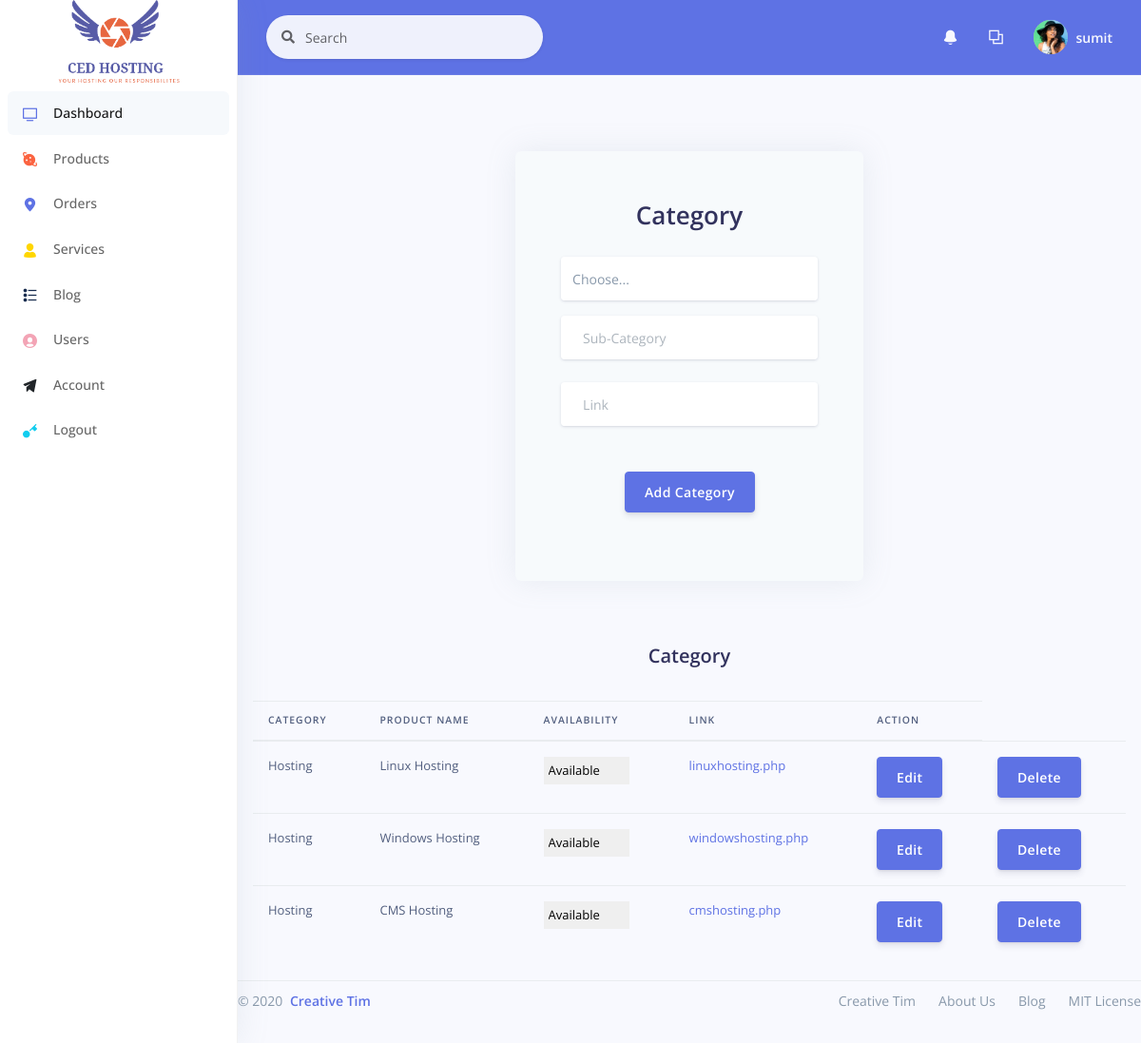
/Admin/category.php (signed in), run on the app's committed database.
### tables this page shows
CREATE TABLE `tbl_product` (
  `id` int(11) NOT NULL,
  `prod_parent_id` int(11) NOT NULL,
  `prod_name` varchar(100) NOT NULL,
  `html` longtext DEFAULT NULL,
  `prod_available` tinyint(1) NOT NULL DEFAULT 1,
  `prod_launch_date` datetime NOT NULL DEFAULT current_timestamp()
);

### class/DbClass.php (called while the page is built, shortened)
<?php
class DB
{
    public function connect($host, $user, $pass, $dtb)
    {
        return $this->conn = mysqli_connect($host, $user, $pass, $dtb) or die('Could Not Connect.');
    }
}

### class/product_class.php (called while the page is built, shortened)
<?php
class Product extends DB
{
    public function Category_name()
    {
        $sql = 'SELECT * FROM tbl_product WHERE `id`=1';
        $result = $this->conn->query($sql);
        if (mysqli_num_rows($result) > 0) {
            return $result;
        }
    }
    public function getdata()
    {
        $sql = "SELECT * FROM tbl_product WHERE `prod_parent_id`=0";
        $result = $this->conn->query($sql);
        if (mysqli_num_rows($result) > 0) {
            return $result;
        }
    }
    public function match_category($category)
    {
        $sql = "SELECT * FROM tbl_product WHERE `prod_parent_id`=$category";
        $result = $this->conn->query($sql);
        if (mysqli_num_rows($result) > 0) {
            return $result;
        }
    }
}

### Admin/category.php (the view, shortened to what this page needs)
<?php
require '../class/DbClass.php';
require '../class/product_class.php';
$db = new Product();
$db->connect('localhost', 'root', '', 'CedHosting');
$sql2 = $db->Category_name();
require 'AdminHeader.php';
?>
<div class="container mt--8 pb-5">
    <div class="row justify-content-center">
        <div class="col-lg-5 col-md-7 mt-5">
            <div class="card bg-secondary border-0 mb-0" style="margin-top:160px;">
                <div class="card-body px-lg-5 py-lg-5">
                    <div class="text-center text-muted mb-4">
                        <h1>Category</h1>
                    </div>
                    <form role="form" method="POST">
                        <div class="form-group mb-3">
                            <div class="input-group input-group-merge input-group-alternative">
                                <select class="form-control" id="sel1" name="sel">
                                    <option selected>Choose...</option>
                                </select>
                            </div>
                        </div>
                        <div class="form-group">
                            <div class="input-group input-group-merge input-group-alternative">
                                <div class="input-group-prepend">
                                    <span class="input-group-text"></span>
                                </div>
                                <input class="form-control" name="sub-category" placeholder="Sub-Category" type="text">
                            </div>
                        </div>
                        <div class="form-group">
                            <div class="input-group input-group-merge input-group-alternative">
                                <div class="input-group-prepend">
                                    <span class="input-group-text"></span>
                                </div>
                                <input class="form-control" name="link" placeholder="Link" type="text">
                            </div>
                        </div>
                        <div class="text-center">
                            <button type="submit" name="submit" class="btn btn-primary my-4">Add Category</button>
                        </div>
                    </form>
                </div>
            </div>
        </div>
    </div>
</div>
<h2 class='mb-3 text-center py-3'>Category</h2>
<form action="" method="POST">
    <table id="dtBasicExample" class="table px-3 pb-4" width="100%">
        <thead>
            <tr>
                <th class="th-sm">Category</th>
                <th class="th-sm">Product Name</th>
                <th class="th-sm">Availability</th>
                <th class="th-sm">Link</th>
                <th class="th-sm">Action</th>
            </tr>
        </thead>
        <tbody>
            <?php
            $sql1 = $db->getdata();
            foreach ($sql1 as $key1) { ?>
                <?php $sql = $db->match_Category($key1['id']); ?>
                <?php foreach ($sql as $key) { ?>
                    <tr>
                        <td>
                            <?php echo $key1['prod_name'] ?>
                        </td>
                        <td><?php echo $key['prod_name'] ?></td>
                        <td>
                            <select name="available" style="border:none;-webkit-appearance:none; padding:5px;">
                                <option value="" selected=""><?php if ($key['prod_available'] == '1') {
                                                                            echo 'Available';
                                                                        } else {
                                                                            echo 'Not Available';
                                                                        } ?></option>
                            </select>
                        </td>
                        <td><a href="../<?php echo $key['html'] ?>"><?php echo $key['html'] ?></a></td>
                        <td><a href="edit_category.php?edit_id=<?php echo $key['id']; ?>" class="btn btn-primary" name="update">Edit</a>
                        <td><a class="btn btn-primary" onClick="javascript: return confirm('Please confirm deletion');" href="category.php?delid=<?php echo $key['id'] ?>">Delete</a></td>
                    </tr>
            <?php }
            } ?>
        </tbody>
    </table>
</form>
<?php require 'footer.php'; ?>

### Admin/AdminHeader.php (shortened to what this page needs)
<?php
if (isset($_SESSION['userdata'])) {
  $username = $_SESSION['userdata']['username'];
} else {
  echo "<script>alert('Permission Denied');
  window.location.href='../login.php';</script>";
}
?>
  <!DOCTYPE html>
  <html>
  <head>
    <link rel="stylesheet" href="assets/vendor/nucleo/css/nucleo.css" type="text/css">
    <link rel="stylesheet" href="assets/vendor/@fortawesome/fontawesome-free/css/all.min.css" type="text/css">
    <link rel="stylesheet" href="assets/css/argon.css?v=1.2.0" type="text/css">
  </head>
  <body>
    <nav class="sidenav navbar navbar-vertical  fixed-left  navbar-expand-xs navbar-light bg-white" id="sidenav-main">
      <div class="scrollbar-inner">
        <div class="sidenav-header  align-items-center">
          <a class="navbar-brand" href="javascript:void(0)">
            <img src="../images/logo3.png" class="navbar-brand-img" alt="...">
          </a>
        </div>
        <div class="navbar-inner">
          <div class="collapse navbar-collapse" id="sidenav-collapse-main">
            <ul class="navbar-nav">
              <li class="nav-item">
                <a class="nav-link active" href="index.php">
                  <i class="ni ni-tv-2 text-primary"></i>
                  <span class="nav-link-text">Dashboard</span>
                </a>
              </li>
              <li class="nav-item">
                <a href="#" class="nav-link" data-toggle="dropdown" role="button" aria-haspopup="true" aria-expanded="false"><i class="ni ni-planet text-orange"></i>Products<i class="caret"></i></a>
              </li>
              <li class="nav-item">
                <a href="#" class="nav-link" data-toggle="dropdown" role="button" aria-haspopup="true" aria-expanded="false"><i class="ni ni-pin-3 text-primary"></i>Orders<i class="caret"></i></a>
              </li>
              <li class="nav-item">
                <a href="#" class="nav-link" data-toggle="dropdown" role="button" aria-haspopup="true" aria-expanded="false"><i class="ni ni-single-02 text-yellow"></i>Services<i class="caret"></i></a>
              </li>
              <li class="nav-item">
                <a href="#" class="nav-link" data-toggle="dropdown" role="button" aria-haspopup="true" aria-expanded="false"><i class="ni ni-bullet-list-67 text-default"></i>Blog<i class="caret"></i></a>
              </li>
              <li class="nav-item">
                <a href="#" class="nav-link" data-toggle="dropdown" role="button" aria-haspopup="true" aria-expanded="false"><i class="ni ni-circle-08 text-pink"></i>Users<i class="caret"></i></a>
              </li>
              <li class="nav-item">
                <a href="#" class="nav-link" data-toggle="dropdown" role="button" aria-haspopup="true" aria-expanded="false"><i class="ni ni-send text-dark"></i>Account<i class="caret"></i></a>
              </li>
              <li class="nav-item">
                <?php if (isset($_SESSION['userdata'])) { ?>
                  <a class="nav-link" href="../logout.php">
                    <i class="ni ni-key-25 text-info"></i>
                    <span class="nav-link-text">Logout</span>
                  <?php } else { ?>
                    <a class="nav-link" href="../login.php">
                      <i class="ni ni-key-25 text-info"></i>
                      <span class="nav-link-text">Login</span>
                    <?php } ?>
                    </a>
              </li>
            </ul>
          </div>
        </div>
      </div>
    </nav>
    <div class="main-content" id="panel">
      <nav class="navbar navbar-top navbar-expand navbar-dark bg-primary border-bottom">
        <div class="container-fluid">
          <div class="collapse navbar-collapse" id="navbarSupportedContent">
            <form class="navbar-search navbar-search-light form-inline mr-sm-3" id="navbar-search-main">
              <div class="form-group mb-0">
                <div class="input-group input-group-alternative input-group-merge">
                  <div class="input-group-prepend">
                    <span class="input-group-text"><i class="fas fa-search"></i></span>
                  </div>
                  <input class="form-control" placeholder="Search" type="text">
                </div>
              </div>
            </form>
            <ul class="navbar-nav align-items-center  ml-md-auto ">
              <li class="nav-item dropdown">
                <a class="nav-link" href="#" role="button" data-toggle="dropdown" aria-haspopup="true" aria-expanded="false">
                  <i class="ni ni-bell-55"></i>
                </a>
              </li>
              <li class="nav-item dropdown">
                <a class="nav-link" href="#" role="button" data-toggle="dropdown" aria-haspopup="true" aria-expanded="false">
                  <i class="ni ni-ungroup"></i>
                </a>
              </li>
            </ul>
            <ul class="navbar-nav align-items-center  ml-auto ml-md-0 ">
              <li class="nav-item dropdown">
                <a class="nav-link pr-0" href="#" role="button" data-toggle="dropdown" aria-haspopup="true" aria-expanded="false">
                  <div class="media align-items-center">
                    <span class="avatar avatar-sm rounded-circle">
                      <img alt="Image placeholder" src="assets/img/theme/team-4.jpg">
                    </span>
                    <div class="media-body  ml-2  d-none d-lg-block">
                      <span class="mb-0 text-sm  font-weight-bold"><?php if (isset($username)) {
                                                                      echo $username;
                                                                    } ?></span>
                    </div>
                  </div>
                </a>
              </li>
            </ul>
          </div>
        </div>
      </nav>

### Admin/footer.php (shortened to what this page needs)
<footer class="footer pt-0">
    <div class="row align-items-center justify-content-lg-between">
        <div class="col-lg-6">
            <div class="copyright text-center  text-lg-left  text-muted">
                &copy; 2020 <a href="https://www.creative-tim.com" class="font-weight-bold ml-1" target="_blank">Creative Tim</a>
            </div>
        </div>
        <div class="col-lg-6">
            <ul class="nav nav-footer justify-content-center justify-content-lg-end">
                <li class="nav-item">
                    <a href="https://www.creative-tim.com" class="nav-link" target="_blank">Creative Tim</a>
                </li>
                <li class="nav-item">
                    <a href="https://www.creative-tim.com/presentation" class="nav-link" target="_blank">About Us</a>
                </li>
                <li class="nav-item">
                    <a href="http://blog.creative-tim.com" class="nav-link" target="_blank">Blog</a>
                </li>
                <li class="nav-item">
                    <a href="https://github.com/creativetimofficial/argon-dashboard/blob/master/LICENSE.md" class="nav-link" target="_blank">MIT License</a>
                </li>
            </ul>
        </div>
    </div>
</footer>
</div>
<link rel="stylesheet" type="text/css" href="https://cdn.datatables.net/1.10.22/css/dataTables.bootstrap4.min.css">
</body>
</html>

### data on the page
tbl_product: prod_name "Hosting"
tbl_product: prod_name "Linux Hosting", html "linuxhosting.php"
tbl_product: prod_name "Windows Hosting", html "windowshosting.php"
tbl_product: prod_name "CMS Hosting", html "cmshosting.php"

### other printed values
$username "sumit"
